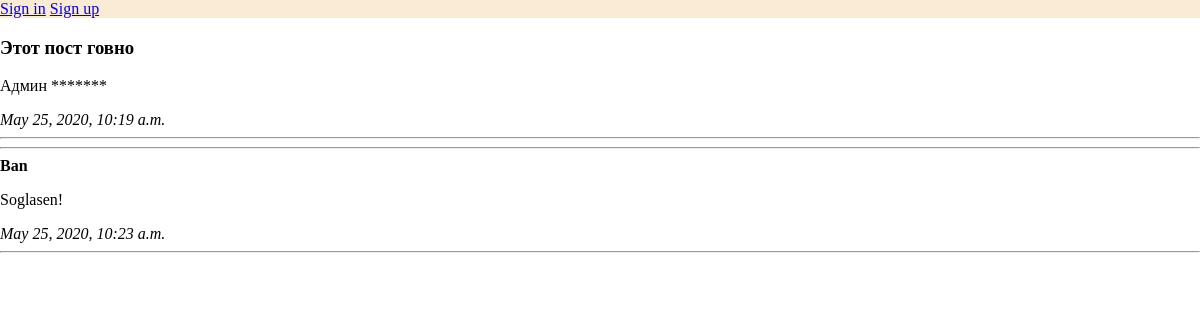
Page /posts/1/ on the earlier database version.
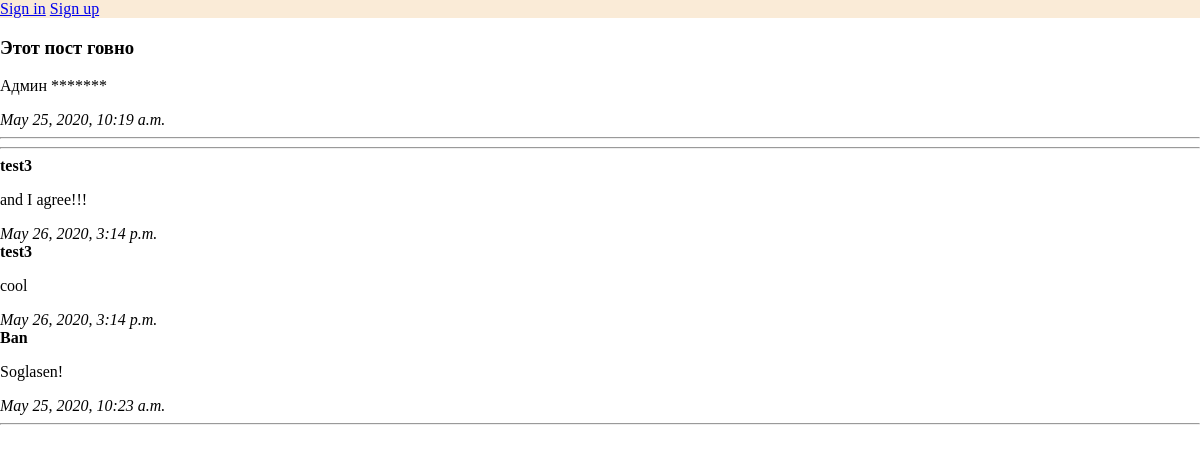
Same page on the later database version.
### postsfeed/apps/posts/models.py (models this page shows, shortened)
class Post(models.Model):
    title = models.CharField('title', max_length = 50)
    content = models.TextField('content')
    publication_date = models.DateTimeField('publication_date', auto_now = True)
    class Meta:
        verbose_name = 'Post'
        verbose_name_plural = 'Posts'

class Comment(models.Model):
    post = models.ForeignKey(Post, on_delete = models.CASCADE)
    author_name = models.CharField('author_name', max_length = 50)
    text = models.CharField('text', max_length = 200)
    publication_date = models.DateTimeField('publication_date', auto_now = True)
    class Meta:
        verbose_name = 'Comment'
        verbose_name_plural = 'Comments'

### postsfeed/apps/posts/views.py (the view)
# urls.py: path('<int:postId>/', views.specifiedPost, name = 'specifiedPost'),
def specifiedPost(request, postId):
    try:
        specifiedPost = Post.objects.get(id = postId)
    except:
        raise Http404('Post not found!')
    comments = specifiedPost.comment_set.order_by('-publication_date')
    return render(request, 'posts/specifiedPost.html', {
        'post': specifiedPost,
        'comments': comments
    })

### postsfeed/templates/posts/specifiedPost.html (shortened to what this page needs)
{% extends 'base.html' %}
{% block content %}
  <div>
    <h3>{{ post.title }}</h3>
    <p>{{ post.content }}</p>
    <em>{{ post.publication_date }}</em>
  </div>
  <hr>
  <hr>
    {% if comments %}
      {% for comment in comments %}
        <div>
          <b>{{ comment.author_name }}</b>
          <p>{{ comment.text }}</p>
          <em>{{ comment.publication_date }}</em>
        </div>
      {% endfor %}
    {% else %}
      <div>There are no comments yet! 😟</div>
    {% endif %}
  <hr>
{% endblock %}

### postsfeed/templates/base.html (shortened to what this page needs)
<!DOCTYPE html>
<html lang="en">
<head>
</head>
<body>
  <div class="top-navbar">
    {% if user.is_authenticated %}
      <div>{{ user.username }}</div>
      <a href="{% url 'signOut' %}">Sign out</a>
    {% else %}
      <a href="{% url 'signIn' %}">Sign in</a>
      <a href="{% url 'signUp' %}">Sign up</a>
    {% endif %}
  </div>
  {% block content %}{% endblock %}
</body>
</html>

### postsfeed/templates/base.html (style rules this page uses)
html { width: 100%; height: calc(var(--vh, 1vh) * 100); }
body { margin: 0; padding: 0; width: 100%; height: 100%; }
.top-navbar { width: 100%; background-color: antiquewhite; }

Differences in the rows shown:
added Comment: author_name "test3", text "and I agree!!!", publication_date "May 26, 2020, 3:14 p.m."
added Comment: author_name "test3", text "cool", publication_date "May 26, 2020, 3:14 p.m."
